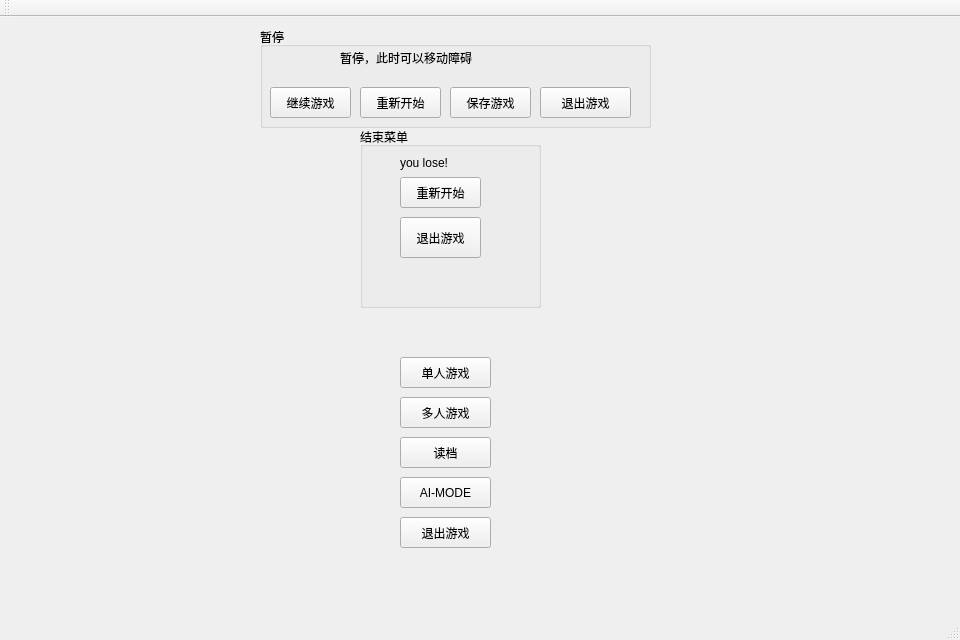
<?xml version="1.0" encoding="UTF-8"?>
<ui version="4.0">
 <class>MainWindow</class>
 <widget class="QMainWindow" name="MainWindow">
  <property name="geometry">
   <rect>
    <x>0</x>
    <y>0</y>
    <width>960</width>
    <height>640</height>
   </rect>
  </property>
  <property name="minimumSize">
   <size>
    <width>960</width>
    <height>640</height>
   </size>
  </property>
  <property name="maximumSize">
   <size>
    <width>960</width>
    <height>640</height>
   </size>
  </property>
  <property name="windowTitle">
   <string>MainWindow</string>
  </property>
  <widget class="QWidget" name="centralWidget">
   <widget class="QWidget" name="initwindow" native="true">
    <property name="geometry">
     <rect>
      <x>320</x>
      <y>330</y>
      <width>251</width>
      <height>211</height>
     </rect>
    </property>
    <property name="minimumSize">
     <size>
      <width>0</width>
      <height>0</height>
     </size>
    </property>
    <property name="maximumSize">
     <size>
      <width>960</width>
      <height>640</height>
     </size>
    </property>
    <widget class="QPushButton" name="pushButton">
     <property name="geometry">
      <rect>
       <x>80</x>
       <y>10</y>
       <width>91</width>
       <height>31</height>
      </rect>
     </property>
     <property name="text">
      <string>单人游戏</string>
     </property>
    </widget>
    <widget class="QPushButton" name="pushButton_2">
     <property name="geometry">
      <rect>
       <x>80</x>
       <y>50</y>
       <width>91</width>
       <height>31</height>
      </rect>
     </property>
     <property name="text">
      <string>多人游戏</string>
     </property>
    </widget>
    <widget class="QPushButton" name="pushButton_4">
     <property name="geometry">
      <rect>
       <x>80</x>
       <y>170</y>
       <width>91</width>
       <height>31</height>
      </rect>
     </property>
     <property name="text">
      <string>退出游戏</string>
     </property>
    </widget>
    <widget class="QPushButton" name="begin_read">
     <property name="geometry">
      <rect>
       <x>80</x>
       <y>90</y>
       <width>91</width>
       <height>31</height>
      </rect>
     </property>
     <property name="text">
      <string>读档</string>
     </property>
    </widget>
    <widget class="QPushButton" name="ai_button">
     <property name="geometry">
      <rect>
       <x>80</x>
       <y>130</y>
       <width>91</width>
       <height>31</height>
      </rect>
     </property>
     <property name="text">
      <string>AI-MODE</string>
     </property>
    </widget>
   </widget>
   <widget class="QLabel" name="rlabel">
    <property name="geometry">
     <rect>
      <x>730</x>
      <y>10</y>
      <width>191</width>
      <height>41</height>
     </rect>
    </property>
    <property name="text">
     <string/>
    </property>
   </widget>
   <widget class="QGroupBox" name="groupBox">
    <property name="geometry">
     <rect>
      <x>360</x>
      <y>110</y>
      <width>181</width>
      <height>181</height>
     </rect>
    </property>
    <property name="title">
     <string>结束菜单</string>
    </property>
    <widget class="QLabel" name="fail_label">
     <property name="geometry">
      <rect>
       <x>40</x>
       <y>20</y>
       <width>81</width>
       <height>31</height>
      </rect>
     </property>
     <property name="text">
      <string>you lose!</string>
     </property>
    </widget>
    <widget class="QPushButton" name="pushButton_3">
     <property name="geometry">
      <rect>
       <x>40</x>
       <y>90</y>
       <width>81</width>
       <height>41</height>
      </rect>
     </property>
     <property name="text">
      <string>退出游戏</string>
     </property>
    </widget>
    <widget class="QPushButton" name="fail_restart">
     <property name="geometry">
      <rect>
       <x>40</x>
       <y>50</y>
       <width>81</width>
       <height>31</height>
      </rect>
     </property>
     <property name="text">
      <string>重新开始</string>
     </property>
    </widget>
   </widget>
   <widget class="QGroupBox" name="pause_group">
    <property name="geometry">
     <rect>
      <x>260</x>
      <y>10</y>
      <width>391</width>
      <height>101</height>
     </rect>
    </property>
    <property name="title">
     <string>暂停</string>
    </property>
    <widget class="QPushButton" name="continue_2">
     <property name="geometry">
      <rect>
       <x>10</x>
       <y>60</y>
       <width>81</width>
       <height>31</height>
      </rect>
     </property>
     <property name="text">
      <string>继续游戏</string>
     </property>
    </widget>
    <widget class="QPushButton" name="pause_quit">
     <property name="geometry">
      <rect>
       <x>280</x>
       <y>60</y>
       <width>91</width>
       <height>31</height>
      </rect>
     </property>
     <property name="text">
      <string>退出游戏</string>
     </property>
    </widget>
    <widget class="QLabel" name="pause_label">
     <property name="geometry">
      <rect>
       <x>80</x>
       <y>20</y>
       <width>251</width>
       <height>21</height>
      </rect>
     </property>
     <property name="text">
      <string>暂停，此时可以移动障碍</string>
     </property>
    </widget>
    <widget class="QPushButton" name="stop_restart">
     <property name="geometry">
      <rect>
       <x>100</x>
       <y>60</y>
       <width>81</width>
       <height>31</height>
      </rect>
     </property>
     <property name="text">
      <string>重新开始</string>
     </property>
    </widget>
    <widget class="QPushButton" name="stop_save">
     <property name="geometry">
      <rect>
       <x>190</x>
       <y>60</y>
       <width>81</width>
       <height>31</height>
      </rect>
     </property>
     <property name="text">
      <string>保存游戏</string>
     </property>
    </widget>
   </widget>
   <widget class="QLabel" name="llabel">
    <property name="geometry">
     <rect>
      <x>10</x>
      <y>10</y>
      <width>191</width>
      <height>41</height>
     </rect>
    </property>
    <property name="text">
     <string/>
    </property>
   </widget>
  </widget>
  <widget class="QMenuBar" name="menuBar">
   <property name="geometry">
    <rect>
     <x>0</x>
     <y>0</y>
     <width>960</width>
     <height>17</height>
    </rect>
   </property>
  </widget>
  <widget class="QToolBar" name="mainToolBar">
   <attribute name="toolBarArea">
    <enum>TopToolBarArea</enum>
   </attribute>
   <attribute name="toolBarBreak">
    <bool>false</bool>
   </attribute>
  </widget>
  <widget class="QStatusBar" name="statusBar"/>
 </widget>
 <layoutdefault spacing="6" margin="11"/>
 <resources/>
 <connections/>
</ui>
